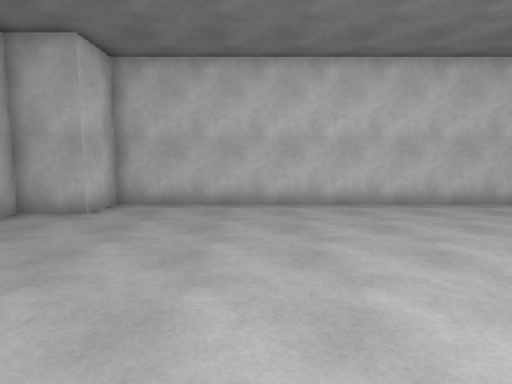
[1] (above)

13 first-person views from a walk through a Unity game level. The camera is 1.5 m above the floor, tilts 6° down and sees 80° across. The floor is counted in squares, 1.23 m on a side. Each view is taken from the middle of a square. On the plan, view 1 faces up. The plan holds only what a view shows up to about 13 squares ahead; the rest is blank. The player is left out.

[2]
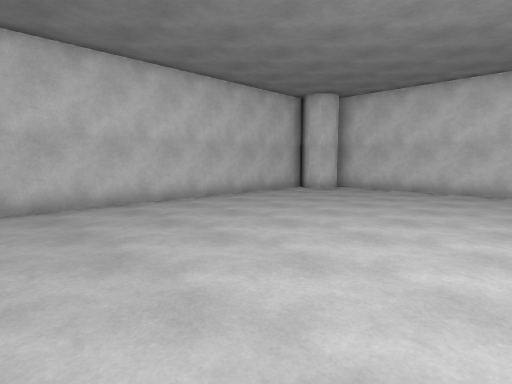

[3]
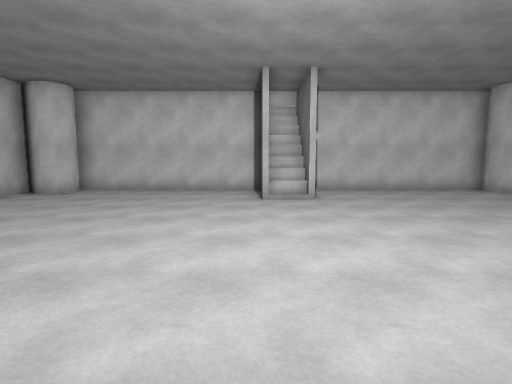

[4]
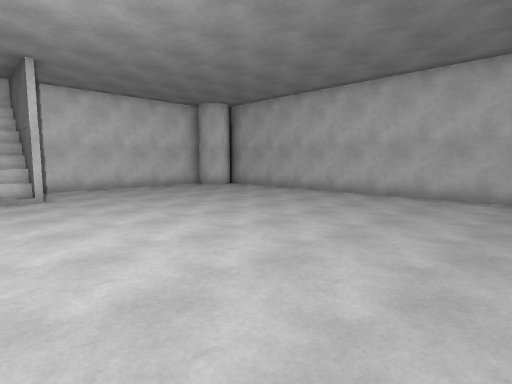

[5]
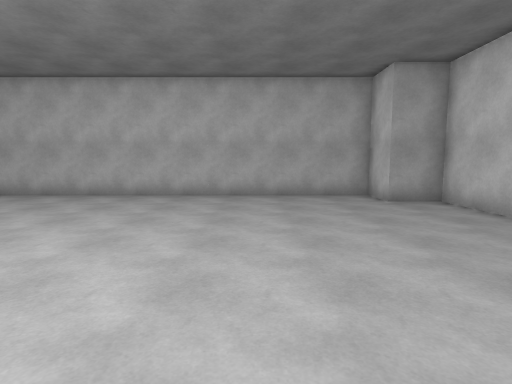

[6]
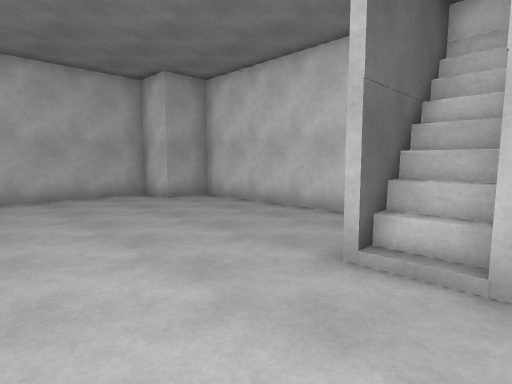

[7]
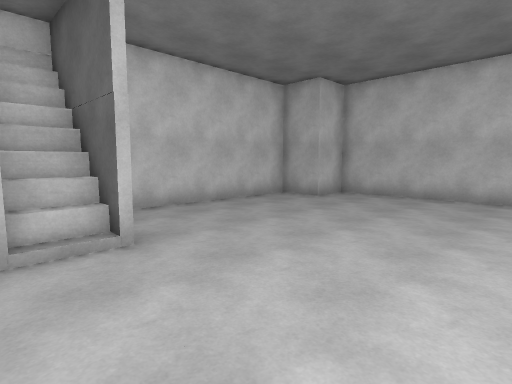

[8]
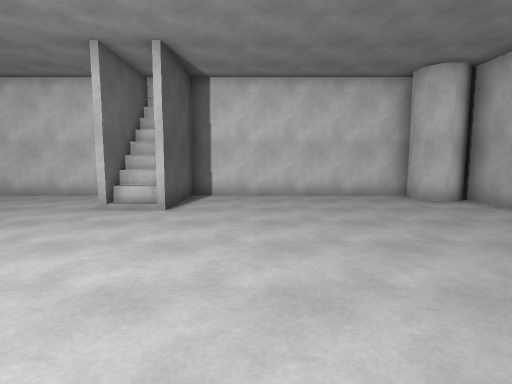

[9]
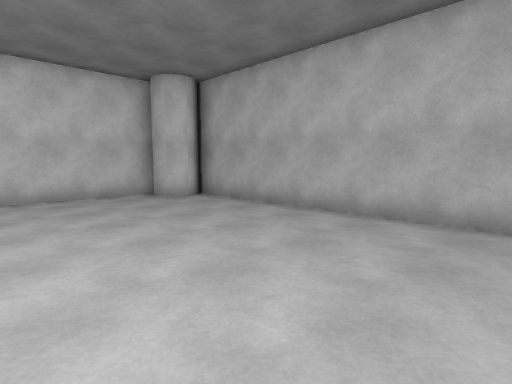

[10]
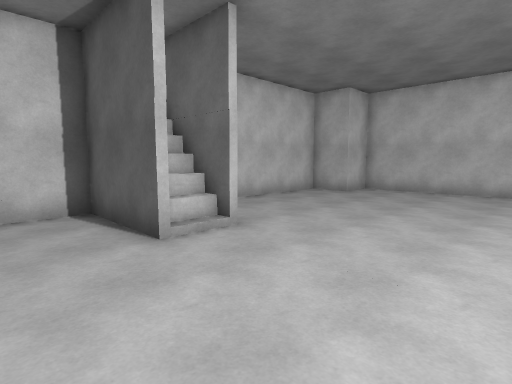

[11]
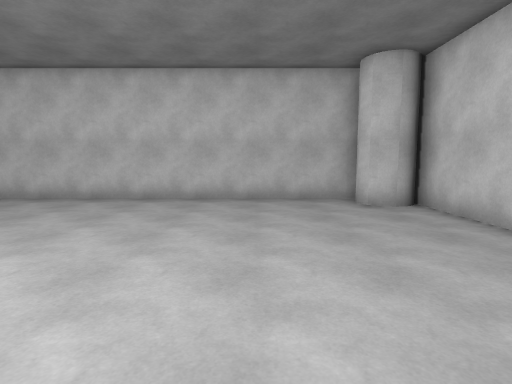

[12]
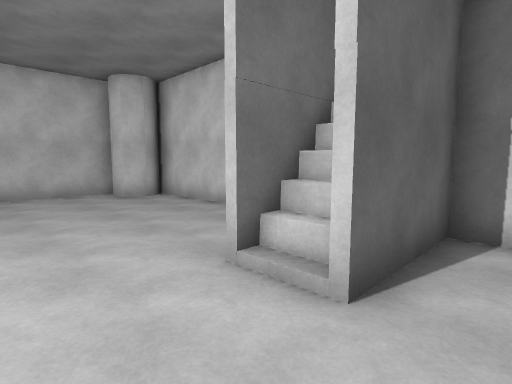

[13]
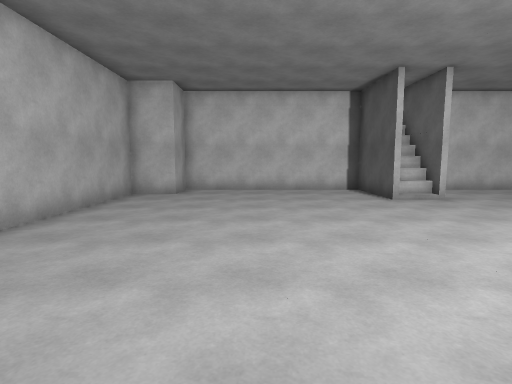

### Floor plan
Key: @ floor where view 1 was taken; # wall or solid block; . floor; / step, stairs or slope; C column.
Columns run from 6 left of view 1 to 14 right of it. Each row starts with its distance up from view 1.
  9   #################
  8   #...............#
  7 #C#...............###
  6 #...................#
  5 #...................#
  4 #...................#
  3 #...................#
  2 #...................#
  1 #...................#
  0 ####..@..........####
 -1 ##//.............//##
 -2 ####.............####
 -3 #...................#
 -4 #...................#
 -5 #...................#
 -6 #...................#
 -7 #...................#
 -8 #...................#
 -9 ###...............###
-10   #...............##
-11   #################

Where each view was taken, in squares from view 1:
view 1: 0 up, 0 right, facing up
view 2: 0 up, 1 right, facing up-right
view 3: 0 up, 1 right, facing right
view 4: 0 up, 0 right, facing down-right
view 5: 0 up, 0 right, facing down
view 6: 0 up, 1 right, facing down-left
view 7: 2 down, 2 right, facing up-left
view 8: 4 down, 3 right, facing right
view 9: 4 down, 3 right, facing down-right
view 10: 4 down, 2 right, facing up-left
view 11: 1 down, 9 right, facing up
view 12: 3 down, 8 right, facing up-right
view 13: 6 down, 7 right, facing left
